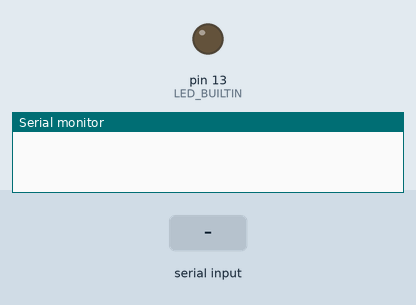
A sketch run on a simulated Arduino Uno, built with avr-gcc and run on an emulated ATmega328P. Parts: output pins drawn as LEDs (lit = HIGH), the last lines printed to the serial monitor. The test bench sets the inputs (shaded band).

Above: at 2.0 s.
2.1 s: "1" received over Serial
At 4.7 s:
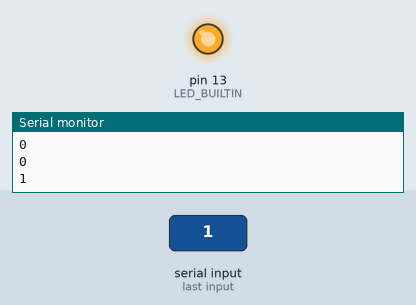
Timing chart, 0 to 6.2 s (numbered marks = the images above; inputs shaded):
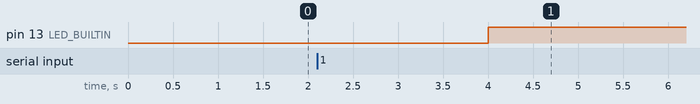

Measured:
- after the input at 2.1 s, pin 13 (LED_BUILTIN): LOW → HIGH after 1.9 s

The sketch:

teste_rx.ino
```cpp
//Receiver (Rx) Arduino Board Code

String serialinput  = "t2205|p101325|f7013|c708|u208|s111459|";
struct Sensor_data {
  long int temp;
  long int pres;
  long int freq;
  long int cloro;
  long int tur;
  bool check;
};

int parcer_data(String raw_data, char charac){
  int data = 0;
  char test = ' ';
  int i = 0;
  long int temp = 0;
  int sum = 0;
  while(i < raw_data.length()){
    if(raw_data[i] == charac){
      temp = 0;
      i = i + 1;
      while(raw_data[i] != '|'){
        temp = temp*10 + int(raw_data[i]) - '0';
        i = i + 1;
      }
      data = temp;
    }
    i = i + 1;
  }
  return(data);
}
Sensor_data parcer_string(String raw_data){
  long int sum = 0;
  long int local_sum = -1;
  Sensor_data sensors = {0,0,0,0,0,false};


  sensors.temp = parcer_data(raw_data,'t');
  sensors.pres = parcer_data(raw_data,'p');
  sensors.freq = parcer_data(raw_data,'f');
  sensors.cloro = parcer_data(raw_data,'c');
  sensors.tur = parcer_data(raw_data,'u');
  sum = parcer_data(raw_data,'s');

  local_sum = sensors.temp + sensors.freq + sensors.pres + sensors.cloro + sensors.tur;
  sensors.check = local_sum == sum;
  return(sensors);
}
void setup()
{
   pinMode(LED_BUILTIN, OUTPUT);
   Serial.begin(9600);
}
void loop()
{

  Sensor_data raw;

  delay(1000);

   if(Serial.available())
   {
      String serialinput = Serial.readString();
      //Serial.println(serialinput);
      //Serial.println(serialinput.length());
      serialinput.trim();
      //serialinput = Serial.readString();
      raw = parcer_string(serialinput);
      Serial.println(raw.temp);
      Serial.println(raw.pres);
      Serial.println(raw.freq);
      Serial.println(raw.cloro);
      Serial.println(raw.tur);
      Serial.println(raw.check);

      if (serialinput == "1") { digitalWrite(LED_BUILTIN, HIGH); }
      //Serial.println(serialinput);
   }
}
```
